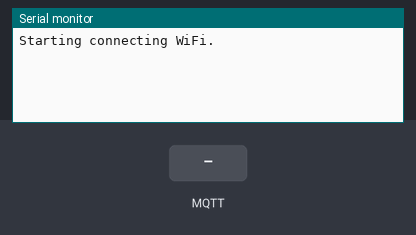
Bench run of a sketch on a simulated ESP32. Shown: the last lines printed to the serial monitor. The inputs (shaded band) are chosen by the test bench. WiFi joins after 1.5 s; servers stay silent unless stated; no MQTT or app messages arrive unless stated.

Above: at 2.3 s.
2.4 s: MQTT message "1" arrives on the first subscribed topic
At 3.4 s:
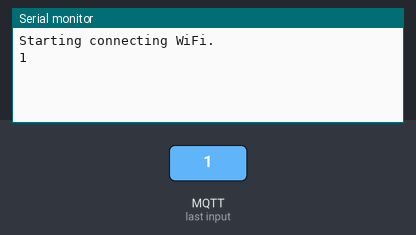
3.9 s: MQTT message "on" arrives on the first subscribed topic
At 4.6 s:
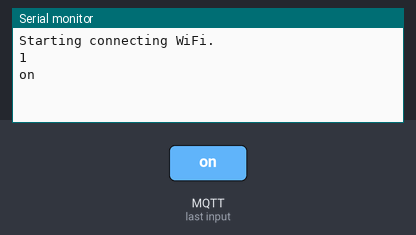
5.4 s: MQTT message "off" arrives on the first subscribed topic
At 6.9 s:
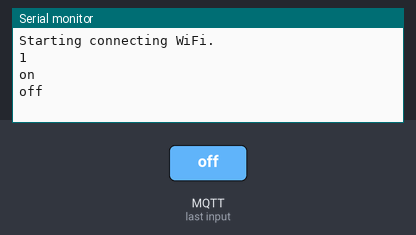

Measured:
- after the input at 2.4 s, the serial monitor: prints a new line at once (image 1)
- after the input at 3.9 s, the serial monitor: prints a new line at once (image 2)
- after the input at 5.4 s, the serial monitor: prints a new line at once (image 3)

The sketch:

SimpleMQTT.ino
```cpp
/**
   A simple Azure IoT example for sending telemetry.
*/

//#include <WiFi.h>
//#include "Esp32MQTTClient.h"

#include "EspMQTTClient.h"

EspMQTTClient client(
  "LAB_IoT",
  "1234567890",
  "10.5.5.1",  // MQTT Broker server ip
  "",   // MQTT User - Can be omitted if not needed
  "",   // MQTT Pass - Can be omitted if not needed
  "TestClient"      // Client name that uniquely identify your device
);
int i=0;
void onConnectionEstablished() {

  //simple Receiver
  client.subscribe("mytopic/test", [] (const String & payload)  {
    Serial.println(payload);
  });

  client.publish("mytopic/test", "This is a message");
  i++;
  char buffer[10];
  sprintf(buffer, "%li", i);
  client.publish("mytopic/number", buffer,0);
}

void setup() {
  Serial.begin(115200);
  Serial.println("Starting connecting WiFi.");
}

void loop() {
  client.loop();
}

//
//// Please input the SSID and password of WiFi
//const char* ssid     = "LAB_IoT";
//const char* password = "1234567890";
//
///*String containing Hostname, Device Id & Device Key in the format:                         */
///*  "HostName=<host_name>;DeviceId=<device_id>;SharedAccessKey=<device_key>"                */
///*  "HostName=<host_name>;DeviceId=<device_id>;SharedAccessSignature=<device_sas_token>"    */
//static const char* connectionString = "HostName=10.5.5.1;DeviceId=esp32-t1;";
//
//static bool hasIoTHub = false;
//
//void setup() {
//  Serial.begin(115200);
//  Serial.println("Starting connecting WiFi.");
//  delay(10);
//  WiFi.begin(ssid, password);
//  while (WiFi.status() != WL_CONNECTED) {
//    delay(500);
//    Serial.print(".");
//  }
//  Serial.println("WiFi connected");
//  Serial.println("IP address: ");
//  Serial.println(WiFi.localIP());
//
//  if (!Esp32MQTTClient_Init((const uint8_t*)connectionString))
//  {
//    hasIoTHub = false;
//    Serial.println("Initializing IoT hub failed.");
//    return;
//  }
//  hasIoTHub = true;
//}
//
//void loop() {
//  Serial.println("start sending events.");
//  if (hasIoTHub)
//  {
//    char buff[128];
//
//    // replace the following line with your data sent to Azure IoTHub
//    snprintf(buff, 128, "{\"topic\":\"iot\"}");
//
//    if (Esp32MQTTClient_SendEvent(buff))
//    {
//      Serial.println("Sending data succeed");
//    }
//    else
//    {
//      Serial.println("Failure...");
//    }
//    delay(5000);
//  }
//}
```
